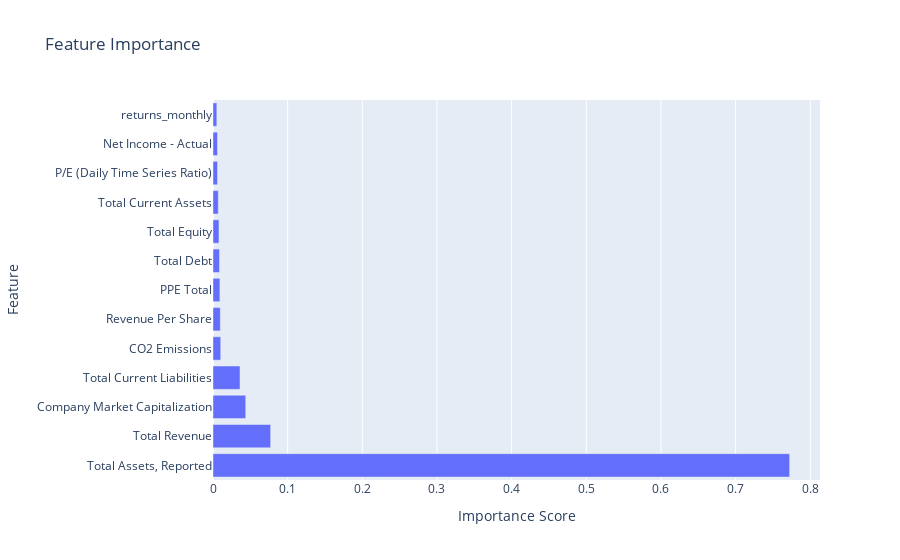

Source (notebook cell):
### Code cell
import plotly.graph_objects as go


feature_names = ['Total Assets, Reported', 'Total Revenue', 'Company Market Capitalization',
                 'Total Current Liabilities', 'CO2 Emissions', 'Revenue Per Share',
                 'PPE Total', 'Total Debt', 'Total Equity', 'Total Current Assets',
                 'P/E (Daily Time Series Ratio)', 'Net Income - Actual', 'returns_monthly']

# create the plotly figure
fig = go.Figure(go.Bar(
    x=feature_importance['importance'],
    y=feature_names,
    orientation='h',
))

# customize the plotly figure
fig.update_layout(
    title='Feature Importance',
    xaxis_title='Importance Score',
    yaxis_title='Feature',
)

# show the plotly figure
fig.show()

### Figure 1 — Plotly figure (JSON) as saved in the notebook; plotly's stock layout.template omitted (floating-point values rounded to 4 significant figures)
{"data": [{"orientation": "h", "type": "bar", "x": [0.7724, 0.07723, 0.04383, 0.03618, 0.01034, 0.009777, 0.009234, 0.008712, 0.007979, 0.007078, 0.006068, 0.006028, 0.005149], "y": ["Total Assets, Reported", "Total Revenue", "Company Market Capitalization", "Total Current Liabilities", "CO2 Emissions", "Revenue Per Share", "PPE Total", "Total Debt", "Total Equity", "Total Current Assets", "P/E (Daily Time Series Ratio)", "Net Income - Actual", "returns_monthly"]}], "layout": {"title": {"text": "Feature Importance"}, "xaxis": {"title": {"text": "Importance Score"}}, "yaxis": {"title": {"text": "Feature"}}}}
